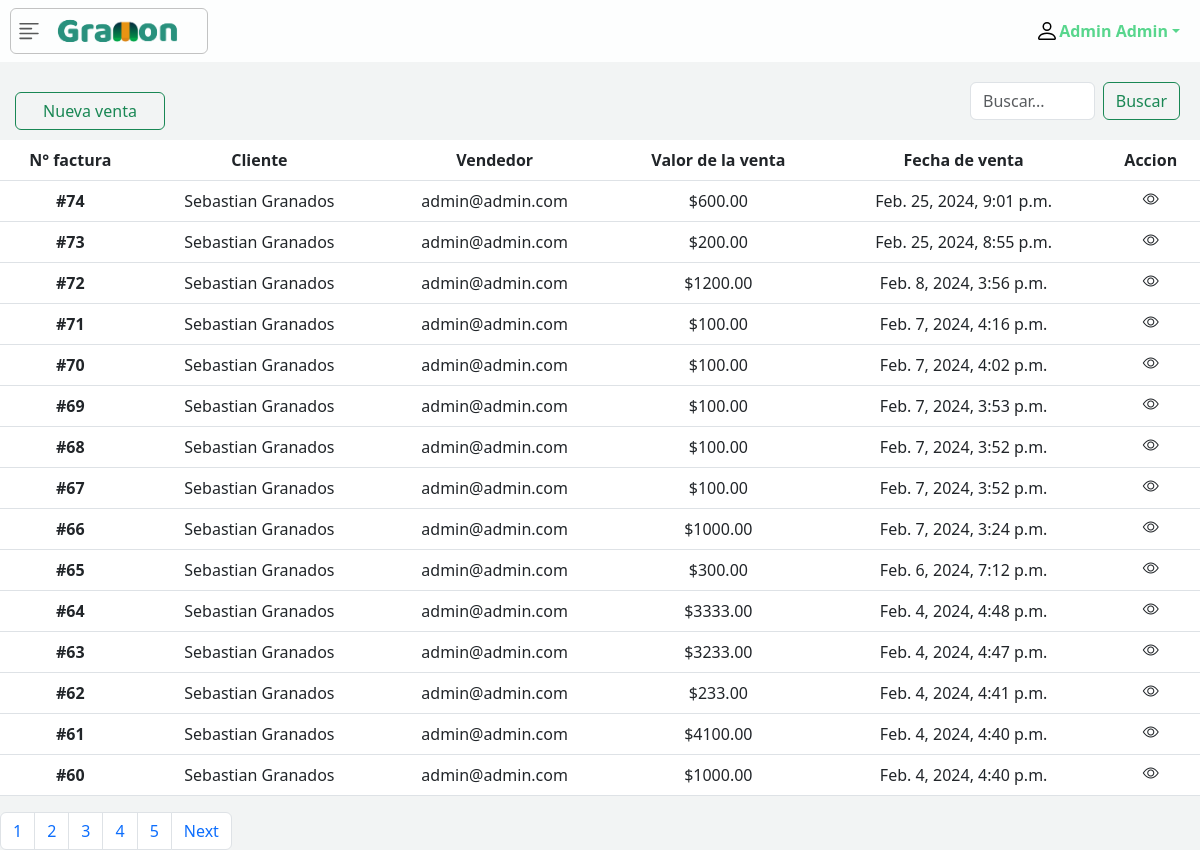
Page /history_sales/ (signed in) on the committed database.
### apps/adminusers_app/models.py (models this page shows, shortened)
class User(AbstractUser):
    GENDER_CHOICES = (
        ('Masculino', 'Masculino'),
        ('Femenino', 'Femenino')
    )
    gender = models.CharField(max_length=10, blank=True, choices=GENDER_CHOICES)
    email = models.EmailField(("email address"), unique=True)
    REQUIRED_FIELDS = ['first_name', 'last_name', 'email','is_superuser']
    full_name = models.CharField(max_length=100, default="", editable=False)
    objects = USerManager()
    def __str__(self):
        return self.email

### apps/sales_app/models.py (models this page shows, shortened)
class Sales(models.Model):
    user = models.ForeignKey(User, on_delete=models.CASCADE)
    client = models.ForeignKey(Customer, on_delete=models.CASCADE)
    products = models.ManyToManyField(Products,through='SaleProduct')
    created_at = models.DateTimeField(auto_now_add=True)
    valor_final = models.DecimalField(max_digits=99, decimal_places=2)
    pay = models.DecimalField(max_digits=99, decimal_places=0)
    change = models.DecimalField(max_digits=99, decimal_places=0,default=0)

### apps/customers_app/models.py (models this page shows, shortened)
class Customer(models.Model):
    id = models.PositiveIntegerField(primary_key=True)
    name = models.CharField(max_length=50)
    last_name = models.CharField(max_length=50)
    email = models.EmailField(max_length=254,blank=True)
    adress = models.CharField(max_length=50, blank=True)
    number = models.IntegerField()
    full_name = models.CharField(max_length=100, default="", editable=False)
    def __str__(self):
        return self.name +' '+self.last_name

### apps/sales_app/views.py (the view)
# urls.py: path('history_sales/',salesListView.as_view(), name='list_sale')
class salesListView(LoginRequiredMixin,ListView):
    model = Sales
    template_name = "sales/list_sale.html"
    context_object_name = 'history'
    ordering = ['-id']
    paginate_by = 15
    login_url = reverse_lazy('user_app:login')

### templates/sales/list_sale.html (shortened to what this page needs)
{% extends 'base.html' %}
{% load static %}
{% block head %}
    <link rel="stylesheet" href="{% static 'css/sales_css/list_sale.css' %}">
{% endblock head %}
{% block content %}
    <div class="d-flex justify-content-between align-items-center" style="width: 100%;">
        <a style="width: 150px; text-align: center; margin-top: 20px; margin-left: 15px;" class="btn btn-outline-success" role="button" href="{% url 'new_sale' %}">
            Nueva venta
        </a>
        <div class="d-flex" style="padding: 20px 20px; width: 250px;">
            <input class="form-control me-2" type="search" placeholder="Buscar..." aria-label="Search" name="search_sale" id="search_sale">
            <button class="btn btn-outline-success" id="botom_search_sale">Buscar</button>
        </div>
    </div>
    <div class="table-responsive">
        <table class="table table-hover" style="text-align: center;">
            <thead>
                <tr>
                    <th scope="col">N° factura</th>
                    <th scope="col">Cliente</th>
                    <th scope="col">Vendedor</th>
                    <th scope="col">Valor de la venta</th>
                    <th scope="col">Fecha de venta</th>
                    <th scope="colgroup">Accion</th>
                </tr>
            </thead>
            <tbody class="showResults">
                {% for venta in history%}
                <tr>
                    <th scope="row">#{{venta.id}}</th>
                    <td>{{venta.client}}</td>
                    <td>{{venta.user}}</td>
                    <td>${{venta.valor_final}}</td>
                    <td>{{venta.created_at}}</td>
                    <td style="text-align: center;">
                        <i class="bi bi-eye visualizer" data-id="{{venta.id}}"></i>
                    </td>
                </tr>
                {% endfor %}
            </tbody>
        </table>
    </div>
    {% if is_paginated %}
    <div id="pagination-container">
        <nav aria-label="...">
            <ul class="pagination">
                {% for pagina in paginator.page_range %}
                    <li class="page-item"><a class="page-link" href="?page={{pagina}}">{{ pagina }}</a></li>
                {% endfor %}
                {% if page_obj.has_next %}
                    <li class="page-item">
                        <a class="page-link" href="?page={{page_obj.next_page_number}}">Next</a>
                    </li>
                {% endif %}
            </ul>
        </nav>
    </div>
    {% endif %}
{% endblock content %}

### templates/includes/nav.html (shortened to what this page needs)
{% load static %}
<div class="toast-container position-fixed bottom-0 end-0 p-3" id="container-tostada">
</div>
<nav class="navbar sticky-top container-fluid" id="nav_principal">
    <button class="navbar-toggler icon_principal" type="button" data-bs-toggle="offcanvas" data-bs-target="#dropdown_menu" aria-controls="dropdown_menu">
        <img src="{% static 'img/icon-gramon.png' %}" alt="GraMon" id="icon-gramon">
    </button>
    <div class="dropdown" id="icon-user">
        <a href="#" class="d-flex align-items-center text-decoration-none dropdown-toggle title_name"
            data-bs-toggle="dropdown" aria-expanded="false">
            <img src="{% static 'img/icons/person.svg' %}" alt="User" width="24" height="24">
            <strong>{{ request.user.first_name }} {{ request.user.last_name }}</strong>
        </a>
    </div>
</nav>

### static/css/includes/nav_style.css (style rules this page uses)
#nav_principal { background-color:#FDFEFE; }
#icon-gramon { width: 180px; margin-left: -20px; }
#icon-user { margin-right: 20px; }
.title_name { color: #58D68D; }
.navbar-toggler { border: none; padding: 0; background: none; }
.icon_principal { border: 1px solid rgba(136, 136, 136, 0.5); padding-left: 5px; margin-left: 10px; }

### static/css/sales_css/list_sale.css (style rules this page uses)
.visualizer { cursor: pointer; display: inline-flex; align-items: center; justify-content: center; padding: 0; border: none; background: none; color: inherit; transition: transform 0.2s; }

### rows in the picture
User: user.first_name "Admin", user.last_name "Admin"
Sales: id "74", client "Sebastian Granados", user "admin@admin.com", valor_final "600.00", created_at "Feb. 25, 2024, 9:01 p.m."
Sales: id "73", client "Sebastian Granados", user "admin@admin.com", valor_final "200.00", created_at "Feb. 25, 2024, 8:55 p.m."
Sales: id "72", client "Sebastian Granados", user "admin@admin.com", valor_final "1200.00", created_at "Feb. 8, 2024, 3:56 p.m."
Sales: id "71", client "Sebastian Granados", user "admin@admin.com", valor_final "100.00", created_at "Feb. 7, 2024, 4:16 p.m."
Sales: id "70", client "Sebastian Granados", user "admin@admin.com", valor_final "100.00", created_at "Feb. 7, 2024, 4:02 p.m."
Sales: id "69", client "Sebastian Granados", user "admin@admin.com", valor_final "100.00", created_at "Feb. 7, 2024, 3:53 p.m."
Sales: id "68", client "Sebastian Granados", user "admin@admin.com", valor_final "100.00", created_at "Feb. 7, 2024, 3:52 p.m."
Sales: id "67", client "Sebastian Granados", user "admin@admin.com", valor_final "100.00", created_at "Feb. 7, 2024, 3:52 p.m."
Sales: id "66", client "Sebastian Granados", user "admin@admin.com", valor_final "1000.00", created_at "Feb. 7, 2024, 3:24 p.m."
Sales: id "65", client "Sebastian Granados", user "admin@admin.com", valor_final "300.00", created_at "Feb. 6, 2024, 7:12 p.m."
Sales: id "64", client "Sebastian Granados", user "admin@admin.com", valor_final "3333.00", created_at "Feb. 4, 2024, 4:48 p.m."
Sales: id "63", client "Sebastian Granados", user "admin@admin.com", valor_final "3233.00", created_at "Feb. 4, 2024, 4:47 p.m."
Sales: id "62", client "Sebastian Granados", user "admin@admin.com", valor_final "233.00", created_at "Feb. 4, 2024, 4:41 p.m."
Sales: id "61", client "Sebastian Granados", user "admin@admin.com", valor_final "4100.00", created_at "Feb. 4, 2024, 4:40 p.m."
Sales: id "60", client "Sebastian Granados", user "admin@admin.com", valor_final "1000.00", created_at "Feb. 4, 2024, 4:40 p.m."

### other values in the picture
{{ pagina }} "1" "2" "3" "4" "5"
